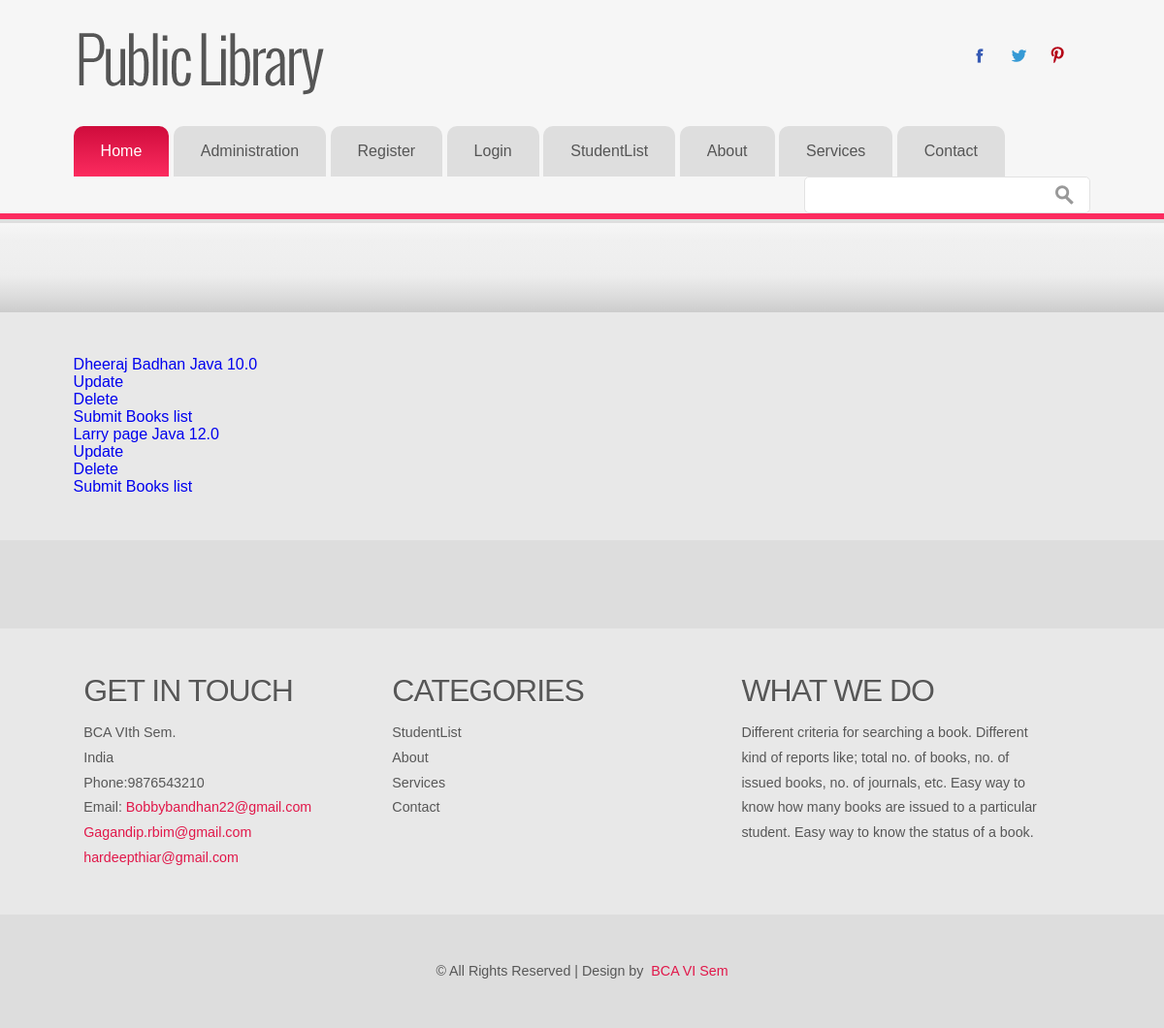
Before: /fine/ with the older database file.
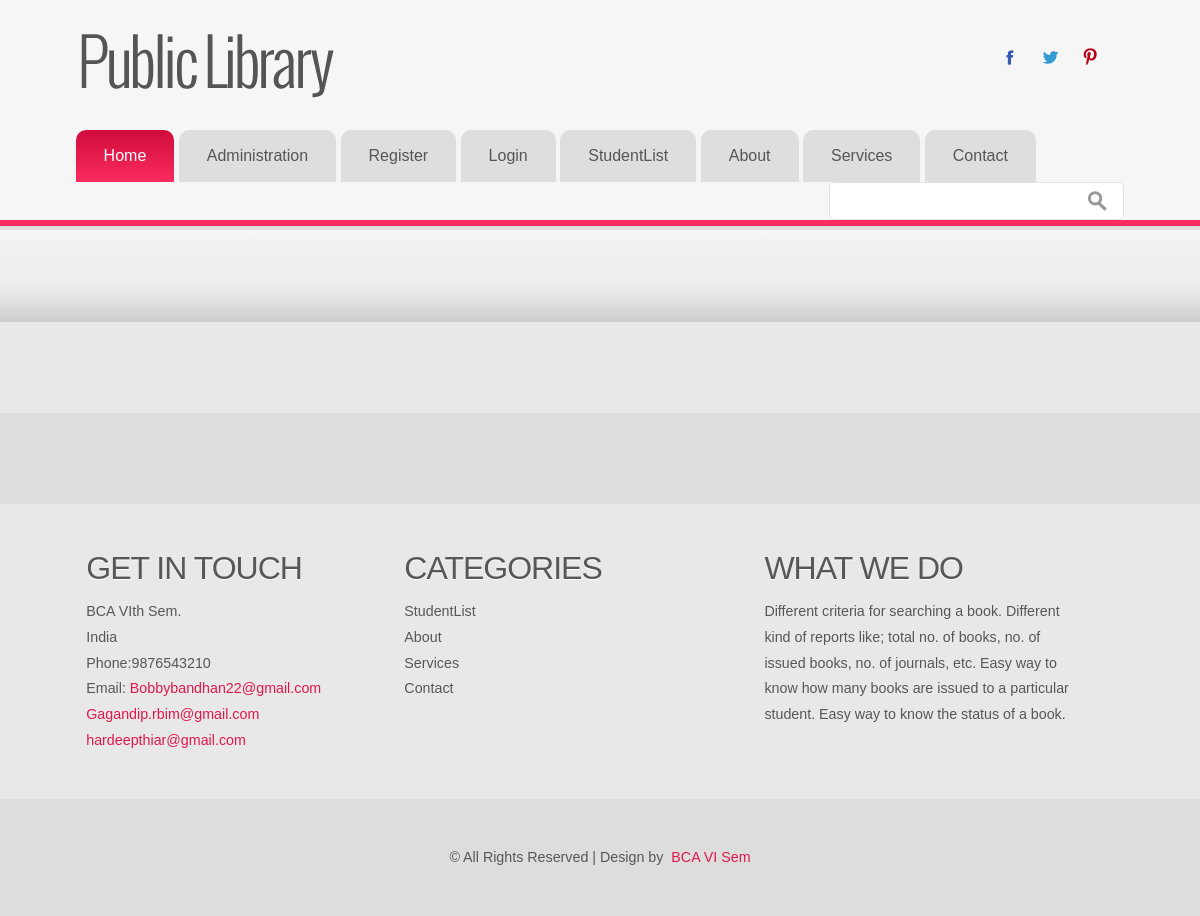
After: the same page with the newer database file.
### libsys/models.py (models this page shows, shortened)
class Fine(models.Model):
	regno = models.ForeignKey(Student)
	accno = models.ForeignKey(Book)
	fine = models.FloatField()

class Student(models.Model):
	name = models.CharField(max_length=50)
	regno = models.IntegerField()
	date_of_issue = models.DateField()
	address = models.TextField()
	course = models.CharField(
		max_length=10,
		choices = (
			('BCA', 'BCA'),
			('BBA', 'BBA'),
			('MBA', 'MBA'),
			('B.Com', 'B.Com')
		)
	)
	accno = models.ForeignKey(Book)
	gender = models.CharField(
		max_length=1,
		choices = (
			('M', 'Male'),
			('F', 'Female')
		)
	)
	def __str__(self):
		return self.name

class Book(models.Model):
	accno = models.IntegerField(primary_key=True)
	author = models.CharField(max_length=50)
	title = models.CharField(max_length=50)
	publication = models.CharField(max_length=50)
	edition = models.CharField(max_length=50)
	no_of_copies = models.IntegerField()
	volume = models.CharField(max_length=50)
	date_purchase = models.DateField()
	price = models.FloatField()
	status = models.CharField(max_length=50)
	def __str__(self):
		return self.title

### libsys/views.py (the view)
# urls.py: url(r'^fine/$', views.Fine1.as_view(), name='fine'),
class Fine1(ListView):
	template_name = "libsys/fine.html"
	model=Fine

### libsys/templates/libsys/fine.html
{% extends 'libsys/LLLL.html' %}
{% block content %}
	{% for Fine in object_list %}
	<div class="col-md-12">
		<a href="{% url 'fine_detail' Fine.pk %}">
			{{ Fine.regno }}
			{{ Fine.accno }}
			{{ Fine.fine }}
		</a>
	</div>
	<div class="col-md-12">
		<a href="{% url 'fine_update' Fine.pk %}">
			Update
		</a>
	</div>
	<div class="col-md-12">
		<a href="{% url 'fine_delete' Fine.pk %}">
			Delete
		</a>
	</div>
	<div class="col-md-12">
		<a href="{% url 'fine_create' %}">
			Submit Books list
		</a>
	</div>
	{% endfor %}
{% endblock %}

Changed rows visible on the page:
removed Fine: regno "Dheeraj Badhan", accno "Java", fine "10.0"
removed Fine: regno "Larry page", accno "Java", fine "12.0"
